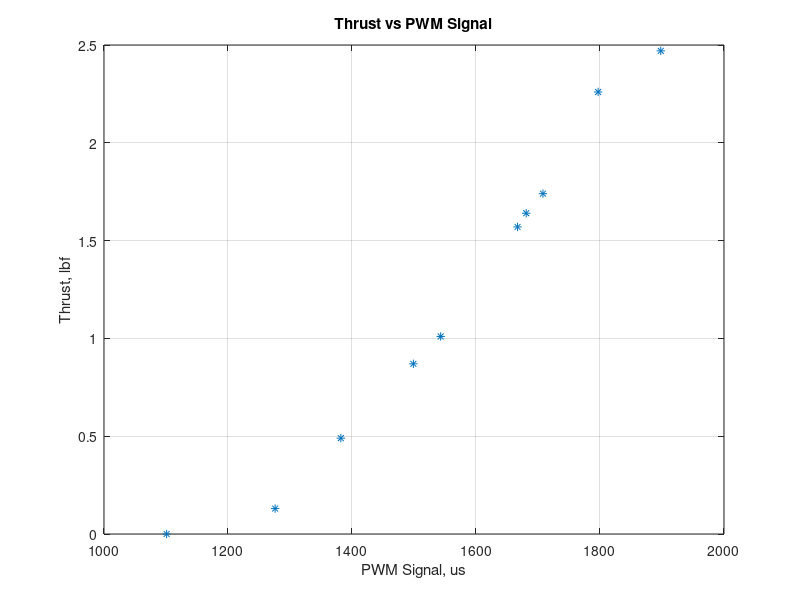
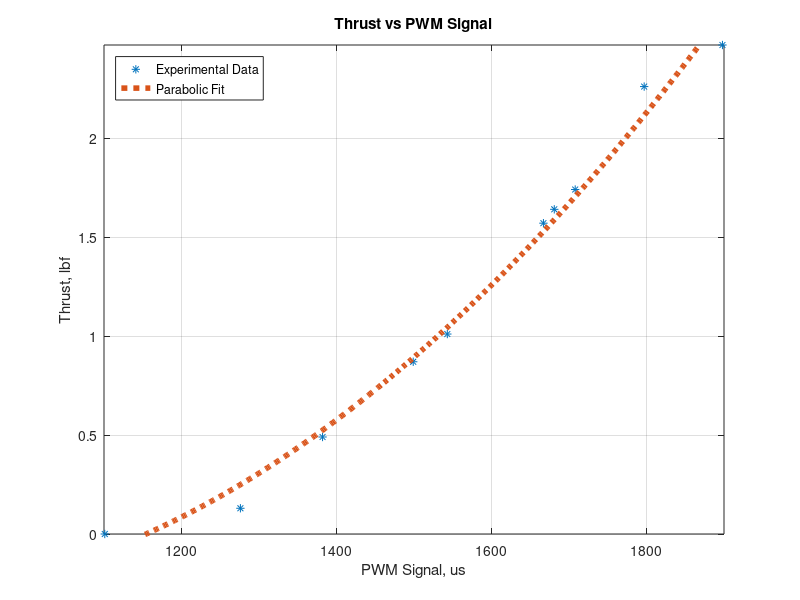

Recreate these plots in MATLAB, in order.
clear
clc
close all

load ThrustvsPWMenglish.txt
x = ThrustvsPWMenglish(:,1);
y = ThrustvsPWMenglish(:,2);

figure
plot(x,y,"*")
title("Thrust vs PWM Signal");
xlabel("PWM Signal, us");
ylabel("Thrust, lbf");
grid on;

Coeff = polyfit(x,y,2)
X = linspace(0,2000,1000);
Y = polyval(Coeff,X);

figure
plot(x,y,"*")
hold on
plot(X,Y,":",'LineWidth',4)
title("Thrust vs PWM Signal");
xlabel("PWM Signal, us");
ylabel("Thrust, lbf");
xlim([1100 1900])
ylim([0 max(y)])
grid on;
h = legend('Experimental Data','Parabolic Fit');
legend (h, "location", "northwest");
